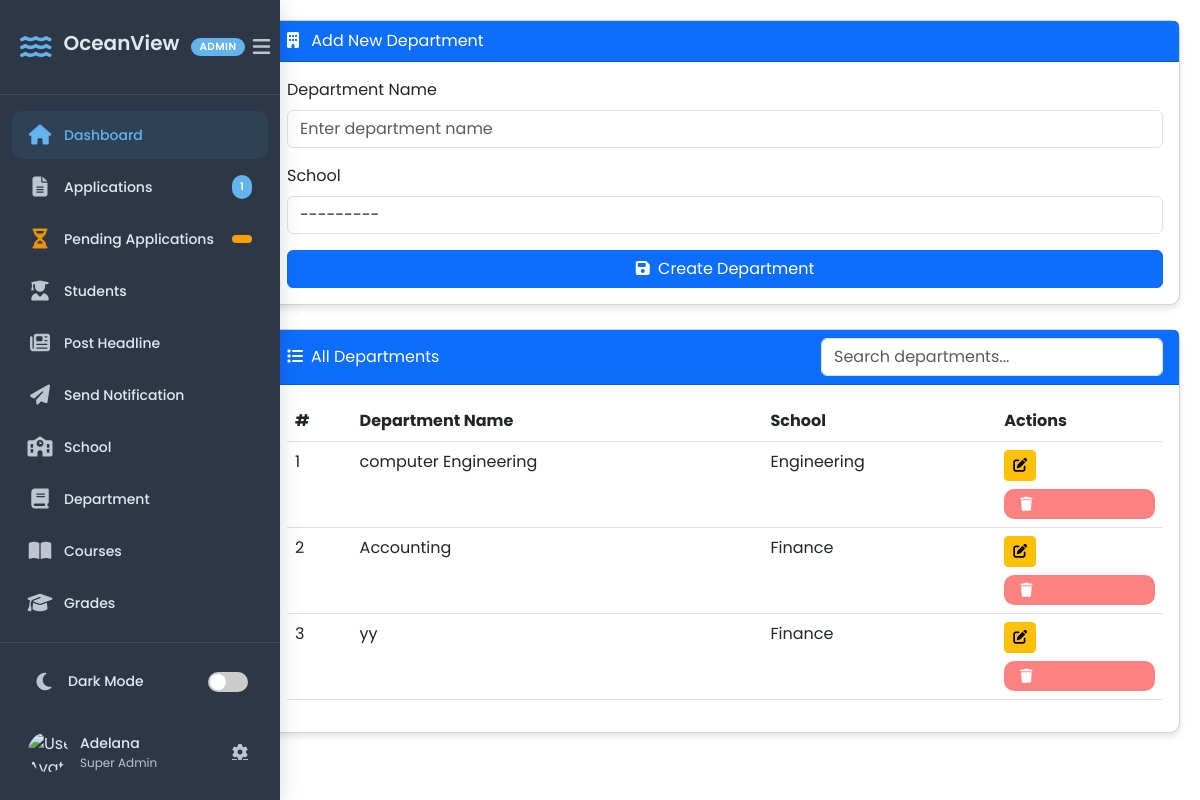
The page /add-department/ (signed in) on the database its author committed.
### portal/models.py (models this page shows, shortened)
class Department(models.Model):
    name = models.CharField(max_length=100)
    school = models.ForeignKey(School, on_delete=models.CASCADE, related_name="departments")

class School(models.Model):
    name = models.CharField(max_length=100, unique=True)
    def __str__(self):
        return self.name

### crm/views.py (the view)
# urls.py: path("add-department/", add_department, name = "add_department" ),
@login_required
def add_department(request):
    allowed_groups = ['Dean']
    if not request.user.is_superuser and not request.user.groups.filter(name__in=allowed_groups).exists():
       return HttpResponseForbidden("You do not have permission to view this applicant.")
    total_applications = Application.objects.count()
    if request.method == "POST":
        form = DepartmentForm(request.POST, request.FILES)
        if form.is_valid():
            form.save()
            messages.success(request, "Department created successfully!")
            return redirect("add_department")
    else:
        form = DepartmentForm()
    departments = paginate_departments(request)
    return render(request, "crm/add_department.html", {"form": form, "departments": departments, 'total_applications': total_applications})

### crm/forms.py
class DepartmentForm(forms.ModelForm):
    class Meta:
        model = Department
        fields = ["name", "school"]
        widgets = {
            "name": forms.TextInput(attrs={
                "class": "form-control",
                "placeholder": "Enter department name"  # Changed from "school name" to be more accurate
            }),
            "school": forms.Select(attrs={  # Changed to Select since school is likely a ForeignKey
                "class": "form-control",
                "placeholder": "Select school"
            }),
        }

### crm/context_processors.py (called while the page is built)
def user_roles(request):
    if request.user.is_authenticated:
        groups = request.user.groups.values_list("name", flat=True)
        return {"user_groups": groups}
    return {}

### crm/views.py (called while the page is built)
@login_required
def paginate_departments(request):
    allowed_groups = ['Dean']
    if not request.user.is_superuser and not request.user.groups.filter(name__in=allowed_groups).exists():
       return HttpResponseForbidden("You do not have permission to view this applicant.")
    """ Helper function to paginate headlines """
    departments_list = Department.objects.all()
    paginator = Paginator(departments_list, 3)  # 3 headlines per page
    page_number = request.GET.get("page")
    return paginator.get_page(page_number)

### crm/templates/crm/add_department.html (shortened to what this page needs)
{% load static %}
<!DOCTYPE html>
<html lang="en">
<head>
    <link href="https://cdn.jsdelivr.net/npm/bootstrap@5.3.0/dist/css/bootstrap.min.css" rel="stylesheet">
    <link rel="stylesheet" href="https://cdnjs.cloudflare.com/ajax/libs/font-awesome/6.0.0/css/all.min.css">
    <link rel="stylesheet" href="{% static 'crm/css/add_department.css' %}">
</head>
<body>
    {% include 'crm/sidebar.html' %}
    <div class="main-content">
        <div class="card mb-4">
            <div class="card-header bg-primary text-white">
                <i class="fas fa-building me-2"></i>
                {% if form.instance.id %}Edit Department{% else %}Add New Department{% endif %}
            </div>
            <div class="card-body">
                <form method="POST" id="departmentForm">
                    <div class="mb-3">
                        <label for="id_name" class="form-label">Department Name</label>
                        {{ form.name }}
                    </div>
                    <div class="mb-3">
                        <label for="id_school" class="form-label">School</label>
                        {{ form.school }}
                    </div>
                    <button type="submit" class="btn btn-primary w-100">
                        <i class="fas fa-save me-1"></i>
                        {% if form.instance.id %}Update{% else %}Create{% endif %} Department
                    </button>
                </form>
            </div>
        </div>
        <div class="card">
            <div class="card-header bg-primary text-white d-flex justify-content-between align-items-center">
                <span><i class="fas fa-list me-2"></i>All Departments</span>
                <div class="search-container">
                    <input type="text" class="form-control" placeholder="Search departments..." id="searchInput">
                </div>
            </div>
            <div class="card-body">
                <div class="table-responsive">
                    <table class="table table-hover">
                        <thead>
                            <tr>
                                <th>#</th>
                                <th>Department Name</th>
                                <th>School</th>
                                <th>Actions</th>
                            </tr>
                        </thead>
                        <tbody>
                            {% for department in departments %}
                            <tr>
                                <td>{{ forloop.counter }}</td>
                                <td>{{ department.name }}</td>
                                <td>{{ department.school.name }}</td>
                                <td>
                                    <a href="#" class="btn btn-sm btn-warning">
                                        <i class="fas fa-edit"></i>
                                    </a>
                                    <form action="#" method="POST" class="d-inline">
                                        <button type="submit" class="btn btn-sm btn-danger" onclick="return confirm('Are you sure you want to delete this department?')">
                                            <i class="fas fa-trash"></i>
                                        </button>
                                    </form>
                                </td>
                            </tr>
                            {% empty %}
                            <tr>
                                <td colspan="4" class="text-center">No departments found</td>
                            </tr>
                            {% endfor %}
                        </tbody>
                    </table>
                </div>
            </div>
        </div>
    </div>
</body>
</html>

### crm/templates/crm/sidebar.html (shortened to what this page needs)
{% load static %}
<!DOCTYPE html>
<html lang="en">
<head>
    <link rel="stylesheet" href="https://cdnjs.cloudflare.com/ajax/libs/font-awesome/6.4.0/css/all.min.css">
    <link rel="stylesheet" href="{% static 'crm/css/sidebar.css' %}">
</head>
<body>
<div class="sidebar-container">
    <div class="sidebar">
        <div class="sidebar-header">
            <div class="brand-wrapper">
                <i class="fas fa-water brand-icon"></i>
                <h3 class="brand-text">OceanView</h3>
                <span class="badge badge-admin">ADMIN</span>
            </div>
            <button class="sidebar-toggle" id="sidebarToggle">
                <i class="fas fa-bars"></i>
            </button>
        </div>
        <ul class="sidebar-menu">
            <li class="menu-item active">
                <a href="{% url 'dashboard' %}" class="menu-link">
                    <span class="menu-icon"><i class="fas fa-home"></i></span>
                    <span class="menu-text">Dashboard</span>
                </a>
            </li>
            {% if request.user.is_superuser or request.user.groups.all.0.name == 'Admission Officer' %}
            <li class="menu-item">
                <a href="{% url 'applicant_list' %}" class="menu-link">
                    <span class="menu-icon"><i class="fas fa-file-alt"></i></span>
                    <span class="menu-text">Applications</span>
                    <span class="menu-badge">{{ total_applications }}</span>
                </a>
            </li>
            <li class="menu-item">
                <a href="{% url 'pending_list' %}" class="menu-link">
                    <span class="menu-icon"><i class="fas fa-hourglass-half"></i></span>
                    <span class="menu-text">Pending Applications</span>
                    <span class="menu-badge badge-warning">{{ total_pending_application }}</span>
                </a>
            </li>
            {% endif %}
            {% if request.user.is_superuser %}
                <li class="menu-item">
                    <a href="{% url 'student_list' %}" class="menu-link">
                        <span class="menu-icon"><i class="fas fa-user-graduate"></i></span>
                        <span class="menu-text">Students</span>
                    </a>
                </li>
                <li class="menu-item">
                    <a href="{% url 'Post_headline' %}" class="menu-link">
                        <span class="menu-icon"><i class="fas fa-newspaper"></i></span>
                        <span class="menu-text">Post Headline</span>
                    </a>
                </li>
                <li class="menu-item">
                    <a href="{% url 'Notify_student' %}" class="menu-link">
                        <span class="menu-icon"><i class="fas fa-paper-plane"></i></span>
                        <span class="menu-text">Send Notification</span>
                    </a>
                </li>
            {% endif %}
            {% if request.user.is_superuser%}
                <li class="menu-item">
                    <a href="{% url 'school_list' %}" class="menu-link">
                        <span class="menu-icon"><i class="fas fa-school"></i></span>
                        <span class="menu-text">School</span>
                    </a>
                </li>
            {% endif %}
                 {% if request.user.is_superuser  or "Dean" in user_groups %}
                <li class="menu-item">
                    <a href="{% url 'department_list' %}" class="menu-link">
                        <span class="menu-icon"><i class="fas fa-book"></i></span>
                        <span class="menu-text">Department</span>
                    </a>
                </li>
                {%endif%}
                {% if request.user.is_superuser or "Class Adviser" in user_groups or "HOD (Head of Department)" in user_groups or "Dean" in user_groups %}
                <li class="menu-item">
                    <a href="{% url 'course_list' %}" class="menu-link">
                        <span class="menu-icon"><i class="fas fa-book-open"></i></span>
                        <span class="menu-text">Courses</span>
                    </a>
                </li>
                {%endif %}
                {% if request.user.is_superuser or "Class Adviser" in user_groups or "HOD (Head of Department)" in user_groups or "Dean" in user_groups %}
                <li class="menu-item">
                    <a href="{% url 'grade_list' %}" class="menu-link">
                        <span class="menu-icon"><i class="fas fa-graduation-cap"></i></span>
                        <span class="menu-text">Grades</span>
                    </a>
                </li>
                {%endif%}
        </ul>
        <div class="sidebar-footer">
            <div class="settings-menu">
                <div class="dark-mode-toggle" onclick="toggleDarkMode()">
                    <div class="toggle-icon"><i id="darkModeIcon" class="fas fa-moon"></i></div>
                    <span id="darkModeText">Dark Mode</span>
                    <div class="toggle-switch">
                        <label for="darkModeSwitch"></label>
                    </div>
                </div>
            </div>
            <div class="user-profile">
                <div class="user-avatar">
                    <img src="{% static 'images/default-avatar.png' %}" alt="User Avatar">
                </div>
                <div class="user-info">
                    <span class="user-name">{{ request.user.get_full_name|default:request.user.username }}</span>
                    <span class="user-role">
                        {% if request.user.is_superuser %}
                            Super Admin
                        {% elif user_groups %}
                            {{ user_groups.0 }}
                        {% else %}
                            Staff
                        {% endif %}
                    </span>
                </div>
                <div class="user-actions">
                    <a href="#"><i class="fas fa-cog"></i></a>
                </div>
            </div>
        </div>
    </div>
</div>
</body>
</html>

### crm/static/crm/css/add_department.css (style rules this page uses)
:root { --primary-color: #4361ee; --danger-color: #ef233c; --warning-color: #ff9500; }
body { font-family: 'Poppins', sans-serif; }
.card { border-radius: 10px; box-shadow: 0 4px 6px rgba(0,0,0,0.1); }
.main-content { margin-left: 250px; padding: 20px; }

### rows shown on the page
Department: name "computer Engineering", school.name "Engineering"
Department: name "Accounting", school.name "Finance"
Department: name "yy", school.name "Finance"

### other values the page prints
{{ total_applications }} "1"
{{ request.user.get_full_name|default:request.user.username }} "Adelana"
